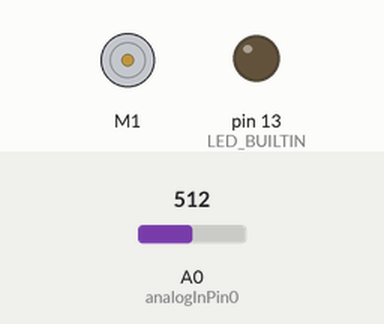
The sketch below on a simulated Arduino Uno, built with avr-gcc and run on an emulated ATmega328P. Parts: DC motor (green arrow = forward, orange = backward, longer = faster), output pins drawn as LEDs (lit = HIGH). Inputs (shaded band) come from the test bench; at power-on: A0 (analogInPin0) = 512. What the sketch prints to the serial monitor is not drawn.

Above: at 6.3 s.
6.4 s: A0 (analogInPin0) set to 716
At 7.0 s:
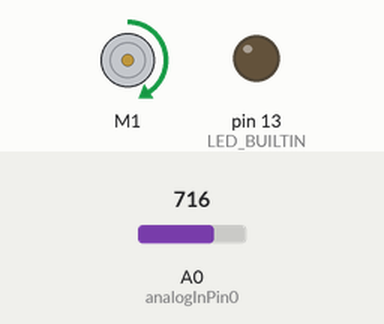
7.9 s: A0 (analogInPin0) set to 900
At 8.3 s:
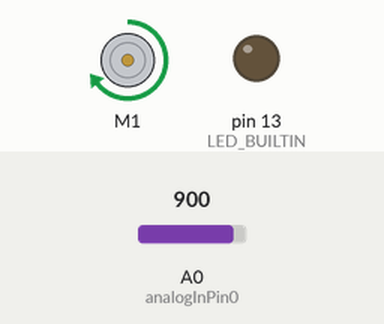
9.4 s: A0 (analogInPin0) set to 1023
At 10.1 s:
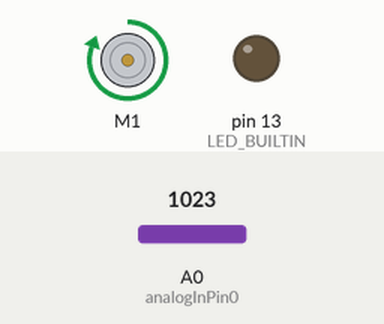
10.9 s: A0 (analogInPin0) set to 306
At 11.9 s:
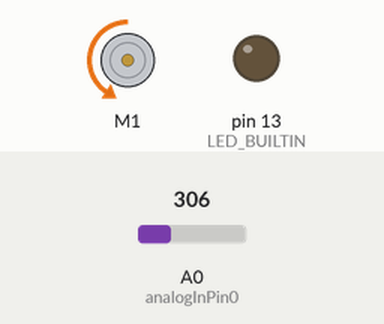
12.4 s: A0 (analogInPin0) set to 246
At 13.6 s:
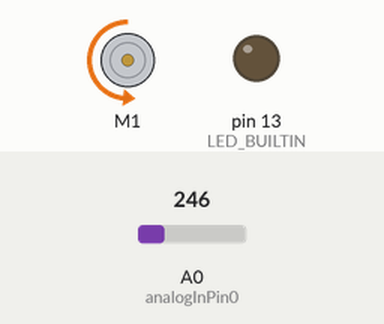
13.9 s: A0 (analogInPin0) set to 511
At 14.9 s:
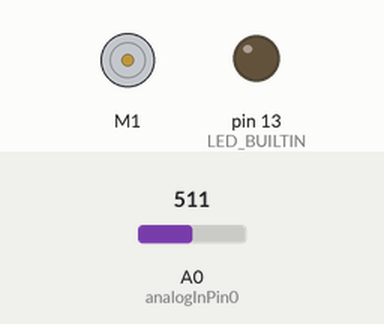
Timing chart, 0 to 16.4 s (numbered marks = the images above; inputs shaded):
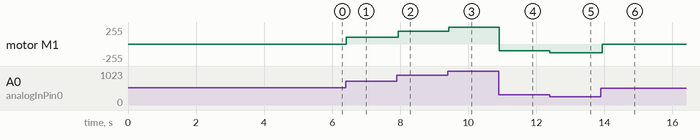

The sketch:

rotisserie.ino
```cpp
// Base libraries
#include <Wire.h>
// Motor libraries
#include <Adafruit_MotorShield.h>
// Display libraries
#include <Adafruit_SSD1306.h>

// Update intervals in milliseconds (ms)
const int RPM_CALC_RATE_MS = 1000; // Report RPM at this interval in milliseconds
const int MTR_UPDATE_RATE_MS = 50; // Update motor speed/direction at this interval

// Pin assignments
const int analogInPin0 = A0; // Analog input pin that the potentiometer is attached to
#define ENCODER_A 7 // Encoder input A (used for speed detection)
#define ENCODER_B 12 // Encoder input B (was going to use for direction, too much phase jitter, unused)
// #define GEARING     20
#define GEARING 1 // Gear reduction, i.e. 1:20 would be GEARING = 20
#define ENCODERMULT 12 // Pulses per revolution from the encoder

// Create the motor shield object with the default I2C address
Adafruit_MotorShield AFMS = Adafruit_MotorShield();
// And connect a DC motor to port M1
Adafruit_DCMotor *myMotor = AFMS.getMotor(1);

// We'll display the speed/direction on the OLED
// Adafruit_SSD1306 display = Adafruit_SSD1306(128, 32, &Wire);

// ISR variables
#define NUM_TIME_SAMPLES 12
volatile unsigned long time_val [NUM_TIME_SAMPLES];
volatile int rpmUpdating = 0;
volatile int encSampleCnt = 0;

// getRPM timing
unsigned long rpmTimeLast = 0;
unsigned long rpmTimeNowMS = 0;
// getRPM related variables
volatile float RPM = 0;
volatile bool motordir = FORWARD; // Forward is equal to 1

// setMotorParams timing
unsigned long mtrTimeLast = 0;
unsigned long mtrTimeNowMS = 0;
// setMotorParams related variables
int sensorValue = 0; // Raw value read from the analog input (10-bit ADC)
int motorValue = 0; // Value sent to motor driver IC (PCA9685, 8-bit value)

void encISR_A() {
    // motordir = digitalRead(ENCODER_B);
    if (rpmUpdating == 0){
        time_val[encSampleCnt] = micros();
        if (encSampleCnt == NUM_TIME_SAMPLES-1) {
            encSampleCnt = 0;
        } else {
            encSampleCnt++;
        }
    }
}

void setup() {

    pinMode(LED_BUILTIN, OUTPUT);
    digitalWrite(LED_BUILTIN, LOW);

    pinMode(ENCODER_B, INPUT_PULLUP); // Too much jitter, can't use for direction detect
    pinMode(ENCODER_A, INPUT_PULLUP); // Interrupt trigger

    // delay(100);
    // // SSD1306_SWITCHCAPVCC = generate display voltage from 3.3V internally
    // if(!display.begin(SSD1306_SWITCHCAPVCC, 0x3C)) { // Address 0x3C for 128x32
    //     Serial.println(F("SSD1306 allocation failed"));
    //     for(;;); // Don't proceed, loop forever
    // }
    // display.display();
    // display.setTextSize(2);
    // display.setTextColor(WHITE);

    // Initialize motor
    AFMS.begin();  // create with the default frequency 1.6KHz
    // turn on motor M1
    myMotor->setSpeed(0);

    Serial.begin(115200);           // set up Serial library at 115200 bps

    delay(5000);
    while (!Serial) {
        ; // wait for serial port to connect. Needed for native USB
    }
    Serial.println("*******************************");
    Serial.println("Ceramic Rotisserie...");
    Serial.println("*******************************");
    Serial.println("");
    Serial.println("User configurable refresh rates:");
    Serial.println("-------------------------------");
    Serial.print("RPM refresh rate (ms) -> ");
    Serial.println(RPM_CALC_RATE_MS);
    Serial.print("Motor refresh rate (ms) -> ");
    Serial.println(MTR_UPDATE_RATE_MS);
    Serial.println("");
    Serial.println("Pin assignments:");
    Serial.println("-------------------------------");
    Serial.print("Potentiometer -> Pin ");
    String analogPinStr;
    Serial.println("A0");
    Serial.print("ENCODER_A -> Pin ");
    Serial.println(ENCODER_A);
    Serial.print("ENCODER_B -> Pin ");
    Serial.println(ENCODER_B);
    Serial.println("");
    Serial.println("Motor/Encoder configuration:");
    Serial.println("-------------------------------");
    Serial.print("Gear reduction (GEARING): 1/");
    Serial.println(GEARING);
    Serial.print("Encoder PPR (ENCODERMULT): ");
    Serial.println(ENCODERMULT);
    Serial.println("");

    // Initialize ISR
    attachInterrupt(digitalPinToInterrupt(ENCODER_A), encISR_A, RISING);
    delay(100);

    Serial.println("Initialization complete...");
}


void getRPM() {


    // Get time in ms
    rpmTimeNowMS = millis();
    if (rpmTimeNowMS - rpmTimeLast > RPM_CALC_RATE_MS) {
        if (time_val[0] != 0) { // Skip first value of zero
            digitalWrite(!digitalRead(LED_BUILTIN), LOW);
            rpmUpdating = 1; // Let ISR know RPM calculation has started
            unsigned long tempSum = 0;
            for(int i = 0; i < NUM_TIME_SAMPLES-1; i++) {
                // Todo: check for wrap around values
                if (time_val[i+1] > time_val[i]){
                    tempSum += (time_val[i+1] - time_val[i]);
                }
            }

            float rev = tempSum/NUM_TIME_SAMPLES;
            rev = 1.0 / rev;            // rev per us
            rev *= 1000000;             // rev per sec
            rev *= 60;                  // rev per min
            rev /= GEARING;             // account for gear ratio
            rev /= ENCODERMULT;         // account for multiple ticks per rotation
            RPM = rev;

            printRPM();
        }
        rpmUpdating = 0; // Let ISR know RPM calculation is done
        rpmTimeLast = rpmTimeNowMS;
    }
}


void printRPM() {
    // display.clearDisplay();
    // display.setCursor(0,0);

    // Serial.print("Direction: ");
    // if (motordir) {
    //     display.println("Forward");
    //     Serial.println("forward @ ");
    // } else {
    //     display.println("Backward");
    //     Serial.println("backward @ ");
    // }
    // display.print((int)RPM); display.println(" RPM");
    // Serial.print((int)RPM); Serial.println(" RPM");
    // display.display();

    Serial.print("Direction: ");
    if (motordir) {
      Serial.print("forward @ ");
    } else {
      Serial.print("backward @ ");
    }
    Serial.print((int)RPM);
    Serial.println(" RPM");

}


void setMotorParams() {

    // Get time in ms
    mtrTimeNowMS = millis();

    if (mtrTimeNowMS - mtrTimeLast > MTR_UPDATE_RATE_MS) {

        // read the analog in value:
        sensorValue = analogRead(analogInPin0);

        motorValue = (sensorValue)/2;
        if (motorValue >= 256) {
            myMotor->run(FORWARD);
            motorValue = motorValue - 256;
            myMotor->setSpeed(motorValue);
            motordir = FORWARD;
        } else {
            myMotor->run(BACKWARD);
            motorValue = 255 - motorValue;
            // if (motorValue > 255) motorValue = 255;
            myMotor->setSpeed(motorValue);
            motordir = 0;
        }

        // Serial.print("sensor = ");
        // // Serial.println(sensorValue);
        // Serial.print(sensorValue);
        // Serial.print("\t motorValue = ");
        // Serial.println(motorValue);

        mtrTimeLast = mtrTimeNowMS;
    }
}


void loop() {

    setMotorParams();
    getRPM();

}
```

Measured:
- after the input at 6.4 s, motor M1: stopped → forward 102/255 at once
- after the input at 7.9 s, motor M1: forward 102/255 → forward 194/255 after 0.05 s
- after the input at 9.4 s, motor M1: forward 194/255 → forward 255/255 at once
- after the input at 10.9 s, motor M1: forward 255/255 → backward 102/255 at once
- after the input at 12.4 s, motor M1: backward 102/255 → backward 132/255 at once
- after the input at 13.9 s, motor M1: backward 132/255 → stopped at once
